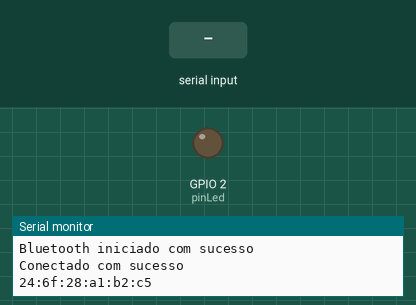
A program run on a simulated ESP32. On the bench: output pins drawn as LEDs (lit = HIGH), the last lines printed to the serial monitor. Inputs (shaded band) come from the test bench. Nothing arrives over Bluetooth unless stated.

Above: at 1.2 s.
1.3 s: "liga\n" received over the second serial link
At 2.5 s:
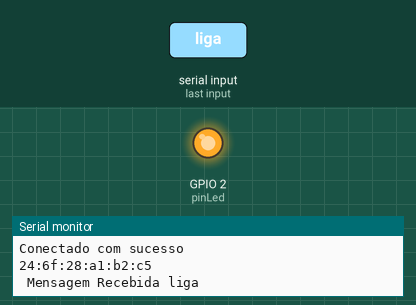
2.8 s: "desliga\n" received over the second serial link
At 3.8 s:
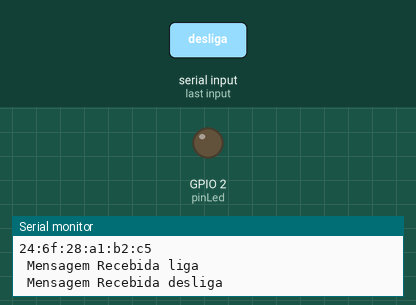
Timing chart, 0 to 5.8 s (numbered marks = the images above; inputs shaded):
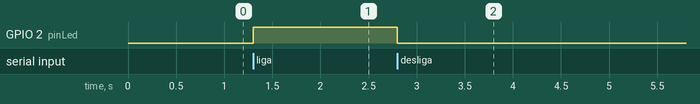

The program:

main.cpp
```cpp
#include <Arduino.h>
#include <BluetoothSerial.h>
#define pinLed 2

 BluetoothSerial BT;
 uint8_t endSLave [] = {0x84, 0xCC, 0xAB, 0x5E, 0x71, 0x2E};


void setup()
{pinMode(pinLed,OUTPUT);
  Serial.begin(9600); // inicia o serial

 //!                      ↓ indica que e master
  if(BT.begin("ESPRhuan",true)) // inicia a comunicacao  do bluetooth como master e retornando o resultado depois
  {
    Serial.println("Bluetooth iniciado com sucesso"); // mostra na serial se conectou
  }
  else
{
  Serial.println("Erro ao inciar o Bluettoth"); // caso nao conecte

}


   if( BT.connect(endSLave)) // o endereco do dispositivo a ser conectado e retorna se conectou ou nao
{
  Serial.println("Conectado com sucesso"); // mostrar o serial se conectou com sucesso
}
else
{
  Serial.println("Nao foi possivel conectar o dispositivo Bluetooth"); // caso de errado
}
  Serial.println(BT.getBtAddressString()); // mostra o endereco o fisico do bluetooth
}

void loop()
{
  if(Serial.available()) // ira avaliar a funcao
  {
    String mensagemEnviar = Serial.readStringUntil('\n'); // ira acabar quando encontrar um enter
    mensagemEnviar.trim(); // tira os espacos do final
    BT.println(mensagemEnviar); // enviara a mensagem do Bluettoh do colega
  }
  if(BT.available()) // ira receber a mensagem recebida
  {
    String mensagemRecebida = BT.readStringUntil('\n');
    mensagemRecebida.trim();
    Serial.println(" Mensagem Recebida " + mensagemRecebida);

    if(mensagemRecebida.equals("liga"))
    {
     digitalWrite(pinLed,HIGH);
    }
    else if(mensagemRecebida.equals("desliga"))
  {
   digitalWrite(pinLed,LOW);
  }
  }
}
```

Measured:
- after the input at 1.3 s, GPIO 2 (pinLed): LOW → HIGH at once
- after the input at 2.8 s, GPIO 2 (pinLed): HIGH → LOW at once
